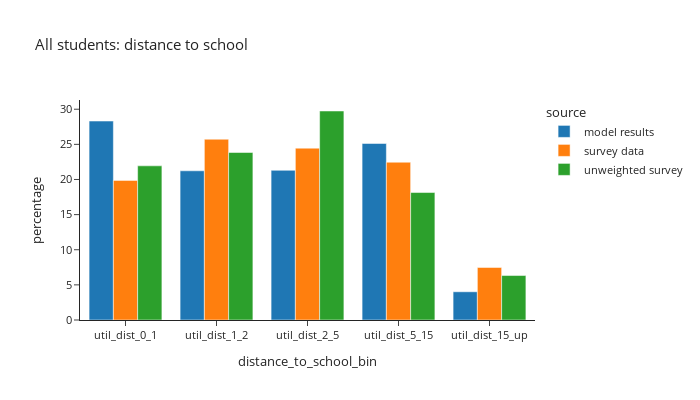
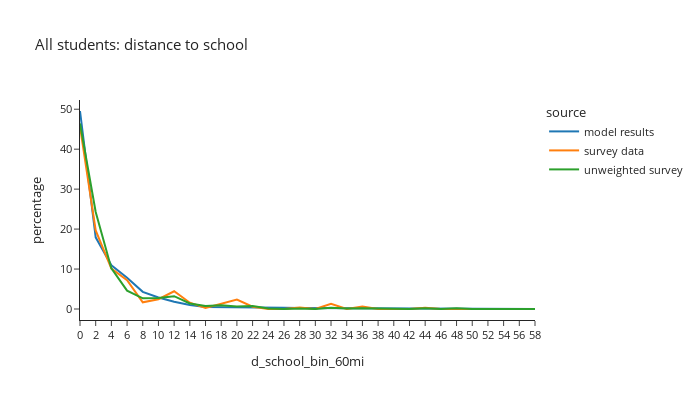

Notebook code cell kept with these figures, in order:
### Code cell
def plot_distance(df:pd.DataFrame, group:str, title_name:str):
    count = df.loc[(df['source']=='model results') & (df[group]),['distance_to_school_bin']].value_counts()
    print(f"model person count =\n"
          f"{count.sort_values()}")
    df_plot = df.loc[(df[group]) & (df['distance_to_school_bin'] != float('nan'))].groupby(['source','distance_to_school_bin'])['person_weight'].sum().reset_index()
    df_plot['percentage'] = df_plot.groupby(['source'], group_keys=False)['person_weight'].\
            apply(lambda x: 100 * x / float(x.sum()))
    # df_plot
    #
    fig1 = px.bar(df_plot, x='distance_to_school_bin', y="percentage", color="source", barmode="group",template="simple_white",
                 title=title_name)
    fig1.for_each_annotation(lambda a: a.update(text = a.text.split("=")[-1]))
    fig1.update_layout(height=400, width=700, font=dict(size=11))
    fig1.show()

    df_plot = per_data.loc[(per_data[group]) & (per_data['d_school_bin_60mi'].notna())].groupby(['source','d_school_bin_60mi'])['person_weight'].sum().reset_index()
    df_plot['percentage'] = df_plot.groupby(['source'], group_keys=False)['person_weight'].\
                apply(lambda x: 100 * x / float(x.sum()))
    # df_plot
    #
    fig2 = px.line(df_plot, x='d_school_bin_60mi', y="percentage", color="source", template="simple_white",
                  title=title_name)
    fig2.for_each_annotation(lambda a: a.update(text = a.text.split("=")[-1]))
    fig2.update_layout(height=400, width=700, font=dict(size=11))
    fig2.show()

# distance to school: grade school
plot_distance(per_data,'is_student',"All students: distance to school")

### Figure 1 — Plotly figure (JSON) as saved in the notebook; plotly's stock layout.template omitted (floating-point values rounded to 4 significant figures)
{"data": [{"alignmentgroup": "True", "hovertemplate": "source=model results<br>distance_to_school_bin=%{x}<br>percentage=%{y}<extra></extra>", "legendgroup": "model results", "marker": {"color": "#1F77B4", "pattern": {"shape": ""}}, "name": "model results", "offsetgroup": "model results", "orientation": "v", "showlegend": true, "textposition": "auto", "type": "bar", "x": ["util_dist_0_1", "util_dist_1_2", "util_dist_2_5", "util_dist_5_15", "util_dist_15_up"], "xaxis": "x", "y": [28.31, 21.24, 21.31, 25.13, 4.018], "yaxis": "y"}, {"alignmentgroup": "True", "hovertemplate": "source=survey data<br>distance_to_school_bin=%{x}<br>percentage=%{y}<extra></extra>", "legendgroup": "survey data", "marker": {"color": "#FF7F0E", "pattern": {"shape": ""}}, "name": "survey data", "offsetgroup": "survey data", "orientation": "v", "showlegend": true, "textposition": "auto", "type": "bar", "x": ["util_dist_0_1", "util_dist_1_2", "util_dist_2_5", "util_dist_5_15", "util_dist_15_up"], "xaxis": "x", "y": [19.87, 25.73, 24.46, 22.46, 7.48], "yaxis": "y"}, {"alignmentgroup": "True", "hovertemplate": "source=unweighted survey<br>distance_to_school_bin=%{x}<br>percentage=%{y}<extra></extra>", "legendgroup": "unweighted survey", "marker": {"color": "#2CA02C", "pattern": {"shape": ""}}, "name": "unweighted survey", "offsetgroup": "unweighted survey", "orientation": "v", "showlegend": true, "textposition": "auto", "type": "bar", "x": ["util_dist_0_1", "util_dist_1_2", "util_dist_2_5", "util_dist_5_15", "util_dist_15_up"], "xaxis": "x", "y": [21.94, 23.84, 29.75, 18.14, 6.329], "yaxis": "y"}], "layout": {"barmode": "group", "font": {"size": 11}, "height": 400, "legend": {"title": {"text": "source"}, "tracegroupgap": 0}, "title": {"text": "All students: distance to school"}, "width": 700, "xaxis": {"anchor": "y", "domain": [0.0, 1.0], "title": {"text": "distance_to_school_bin"}}, "yaxis": {"anchor": "x", "domain": [0.0, 1.0], "title": {"text": "percentage"}}}}

### Figure 2 — Plotly figure (JSON) as saved in the notebook; plotly's stock layout.template omitted (floating-point values rounded to 4 significant figures)
{"data": [{"hovertemplate": "source=model results<br>d_school_bin_60mi=%{x}<br>percentage=%{y}<extra></extra>", "legendgroup": "model results", "line": {"color": "#1F77B4", "dash": "solid"}, "marker": {"symbol": "circle"}, "mode": "lines", "name": "model results", "orientation": "v", "showlegend": true, "type": "scatter", "x": ["0", "2", "4", "6", "8", "10", "12", "14", "16", "18", "20", "22", "24", "26", "28", "30", "32", "34", "36", "38", "40", "42", "44", "46", "48", "50", "52", "54", "56", "58"], "xaxis": "x", "y": [49.56, 17.93, 10.94, 7.848, 4.295, 2.873, 1.829, 0.9918, 0.5228, 0.5117, 0.4286, 0.4247, 0.336, 0.2856, 0.2323, 0.2085, 0.155, 0.1334, 0.1057, 0.0844, 0.07581, 0.06306, 0.05362, 0.04059, 0.02974, 0.01747, 0.01426, 0.008024, 0.003682, 0.004343], "yaxis": "y"}, {"hovertemplate": "source=survey data<br>d_school_bin_60mi=%{x}<br>percentage=%{y}<extra></extra>", "legendgroup": "survey data", "line": {"color": "#FF7F0E", "dash": "solid"}, "marker": {"symbol": "circle"}, "mode": "lines", "name": "survey data", "orientation": "v", "showlegend": true, "type": "scatter", "x": ["0", "2", "4", "6", "8", "10", "12", "14", "16", "18", "20", "22", "24", "26", "28", "30", "32", "34", "36", "38", "40", "42", "44", "46", "48", "50", "52", "54", "56", "58"], "xaxis": "x", "y": [45.68, 19.68, 10.12, 7.226, 1.681, 2.445, 4.437, 1.575, 0.2342, 1.325, 2.359, 0.5855, 0.008251, 0.0, 0.3934, 0.0, 1.288, 0.02009, 0.6188, 0.004349, 0.0, 0.0, 0.2895, 0.0, 0.02946, 0.0, 0.0, 0.0, 0.0, 0.0], "yaxis": "y"}, {"hovertemplate": "source=unweighted survey<br>d_school_bin_60mi=%{x}<br>percentage=%{y}<extra></extra>", "legendgroup": "unweighted survey", "line": {"color": "#2CA02C", "dash": "solid"}, "marker": {"symbol": "circle"}, "mode": "lines", "name": "unweighted survey", "orientation": "v", "showlegend": true, "type": "scatter", "x": ["0", "2", "4", "6", "8", "10", "12", "14", "16", "18", "20", "22", "24", "26", "28", "30", "32", "34", "36", "38", "40", "42", "44", "46", "48", "50", "52", "54", "56", "58"], "xaxis": "x", "y": [46.42, 24.28, 10.16, 4.599, 2.674, 2.781, 3.209, 1.39, 0.7487, 0.9626, 0.6417, 0.7487, 0.107, 0.0, 0.107, 0.0, 0.3209, 0.107, 0.2139, 0.107, 0.0, 0.0, 0.2139, 0.0, 0.2139, 0.0, 0.0, 0.0, 0.0, 0.0], "yaxis": "y"}], "layout": {"font": {"size": 11}, "height": 400, "legend": {"title": {"text": "source"}, "tracegroupgap": 0}, "title": {"text": "All students: distance to school"}, "width": 700, "xaxis": {"anchor": "y", "domain": [0.0, 1.0], "title": {"text": "d_school_bin_60mi"}}, "yaxis": {"anchor": "x", "domain": [0.0, 1.0], "title": {"text": "percentage"}}}}
